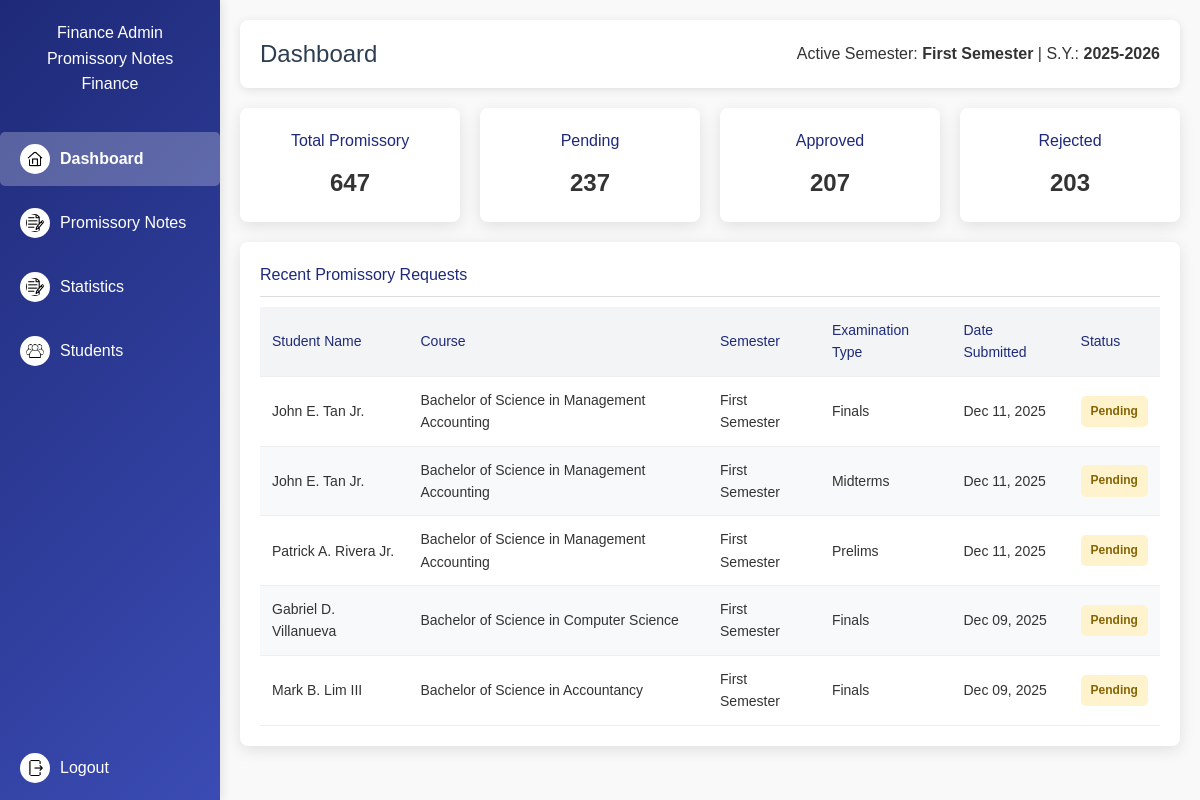
Page /finance/dashboard (signed in) on the committed database.
### models.py (models this page shows, shortened)
class ActiveSettings(db.Model):
    id = db.Column(db.Integer, primary_key=True)
    active_semester = db.Column(db.String(50), default="Not Set")
    active_school_year = db.Column(db.String(20), default="Not Set")
    updated_at = db.Column(
        db.DateTime, default=datetime.utcnow, onupdate=datetime.utcnow)

class PromissoryRequest(db.Model):
    id = db.Column(db.Integer, primary_key=True)
    student_id = db.Column(db.Integer, db.ForeignKey(
        'account.id'), nullable=False)
    student = db.relationship("Account", backref="promissory_requests")
    year_level = db.Column(db.String(20), nullable=False)
    course = db.Column(db.String(100), nullable=False)
    email = db.Column(db.String(100), nullable=False)
    reason_text = db.Column(db.Text)
    reason_doc = db.Column(db.String(255))
    valid_id = db.Column(db.String(255))
    semester_type = db.Column(db.String(50))
    semester = db.Column(db.String(50))
    school_year = db.Column(db.String(20))
    status = db.Column(db.String(20), default="Pending")
    comments = db.Column(db.Text)
    requested_at = db.Column(db.DateTime, default=datetime.utcnow)

### finance_routes.py (the view)
@finance_bp.route("/dashboard")
@require_role("Finance")
def dashboard():
    active_semester, active_school_year = get_active_settings()
    base_query = PromissoryRequest.query.filter_by(
        semester=active_semester,
        school_year=active_school_year
    )
    data = {
        "total_promissory": base_query.count(),
        "total_pending": base_query.filter_by(status="Pending").count(),
        "total_approved": base_query.filter_by(status="Approved").count(),
        "total_rejected": base_query.filter_by(status="Rejected").count(),
    }
    recent_requests = base_query.join(
        Account, PromissoryRequest.student_id == Account.id
    ).filter(PromissoryRequest.status == "Pending")\
     .order_by(PromissoryRequest.requested_at.desc())\
     .limit(5).all()
    recent_requests = [{
        "student_name": f"{r.student.first_name} {r.student.middle_name or ''} {r.student.last_name} {r.student.suffix or ''}",
        "course": r.course,
        "semester": r.semester,
        "semester_type": r.semester_type,
        "date_submitted": r.requested_at,
        "status": r.status
    } for r in recent_requests]
    return render_template(
        "finance/dashboard.html",
        finance_user=session.get("user_name", "Finance User"),
        active_semester=active_semester,
        active_school_year=active_school_year,
        data=data,
        recent_requests=recent_requests
    )

### app.py (called while the page is built)
@app.before_request
def protect_admin_routes():
    if request.path.startswith("/admin"):
        if "user_id" not in session or session.get("role") != "Admin":
            flash("Admin access required.", "danger")
            return redirect(url_for("login"))

### finance_routes.py (called while the page is built)
def require_role(role=None):
    def wrapper(func):
        @wraps(func)
        def decorated_function(*args, **kwargs):
            if "user_id" not in session:
                flash("Please log in first.", "warning")
                return redirect(url_for("login"))
            if role and session.get("role") != role:
                flash("Access denied.", "danger")
                return redirect(url_for("login"))
            return func(*args, **kwargs)
        return decorated_function
    return wrapper

def get_active_settings():
    settings = ActiveSettings.query.first()
    return (
        settings.active_semester if settings else "Not Set",
        settings.active_school_year if settings else "Not Set"
    )

### templates/finance/dashboard.html (shortened to what this page needs)
<!DOCTYPE html>
<html lang="en">
<head>
</head>
<body>
  <nav class="sidebar" id="sidebar">
    <h2>{{ finance_user }}<br>Promissory Notes<br>Finance</h2>
    <a href="{{ url_for('finance.dashboard') }}" class="{% if request.endpoint == 'finance.dashboard' %}active{% endif %}">
      <img src="{{ url_for('static', filename='images/dashboard.png') }}" class="icon" alt="Dashboard Icon"> Dashboard
    </a>
    <a href="{{ url_for('finance.promissory_notes') }}" class="{% if request.endpoint == 'finance.promissory_notes' %}active{% endif %}">
      <img src="{{ url_for('static', filename='images/notes.png') }}" class="icon" alt="Notes Icon"> Promissory Notes
    </a>
    <a href="{{ url_for('finance.all_promissory') }}" class="{% if request.endpoint == 'finance.all_promissory' %}active{% endif %}">
      <img src="{{ url_for('static', filename='images/notes.png') }}" class="icon" alt="Statistics Icon"> Statistics
    </a>
    <a href="{{ url_for('finance.students_promissory') }}" class="{% if request.endpoint=='finance.students_promissory' %}active{% endif %}">
      <img src="{{ url_for('static', filename='images/students.png') }}" class="icon" alt="Students Icon"> Students
    </a>
    <a href="{{ url_for('finance.logout') }}" class="logout-btn">
      <img src="{{ url_for('static', filename='images/logout.png') }}" class="icon" alt="Logout Icon"> Logout
    </a>
  </nav>
  <main class="main-content">
    <header class="header">
      <h2>Dashboard</h2>
      <div>Active Semester: <strong>{{ active_semester }}</strong> | S.Y.: <strong>{{ active_school_year }}</strong></div>
    </header>
    <section class="cards">
      <div class="card">
        <h3>Total Promissory</h3>
        <p>{{ data.total_promissory }}</p>
      </div>
      <div class="card">
        <h3>Pending</h3>
        <p>{{ data.total_pending }}</p>
      </div>
      <div class="card">
        <h3>Approved</h3>
        <p>{{ data.total_approved }}</p>
      </div>
      <div class="card">
        <h3>Rejected</h3>
        <p>{{ data.total_rejected }}</p>
      </div>
    </section>
    <section class="table-card">
      <h3>Recent Promissory Requests</h3>
      <table>
        <thead>
          <tr>
            <th>Student Name</th>
            <th>Course</th>
            <th>Semester</th>
            <th>Examination Type</th>
            <th>Date Submitted</th>
            <th>Status</th>
          </tr>
        </thead>
        <tbody>
          {% if recent_requests %}
            {% for req in recent_requests %}
              <tr>
                <td>{{ req.student_name }}</td>
                <td>{{ req.course }}</td>
                <td>{{ req.semester }}</td>
                <td>{{ req.semester_type }}</td>
                <td>{{ req.date_submitted.strftime('%b %d, %Y') }}</td>
                <td><span class="status {{ req.status|lower }}">{{ req.status }}</span></td>
              </tr>
            {% endfor %}
          {% else %}
            <tr>
              <td colspan="6" class="no-data">No recent requests found.</td>
            </tr>
          {% endif %}
        </tbody>
      </table>
    </section>
  </main>
</body>
</html>

### templates/finance/dashboard.html (style rules this page uses)
* { margin: 0; padding: 0; box-sizing: border-box; }
body { font-family: 'Arial', sans-serif; line-height: 1.6; color: #333; background-color: #f9f9f9; }
.sidebar { width: 220px; height: 100vh; background: linear-gradient(135deg, #1e2a78, #3a4bb3); color: #fff; position: fixed; top: 0; left: 0; padding-top: 20px; display: flex; flex-direction: column; box-shadow: 2px 0 10px rgba(0, 0, 0, 0.1); transition: transform 0.3s ease; }
.sidebar h2 { text-align: center; font-size: 16px; margin: 0 10px 30px; font-weight: 300; overflow: hidden; text-overflow: ellipsis; white-space: nowrap; }
.sidebar a { display: flex; align-items: center; padding: 12px 20px; color: #fff; text-decoration: none; margin: 5px 0; border-radius: 5px; transition: background-color 0.3s ease; }
.sidebar img.icon { width: 30px; height: 30px; margin-right: 10px; background: #fff; border-radius: 50%; padding: 6px; }
.logout-btn { position: absolute; bottom: 0; left: 0; right: 0; padding: 12px 20px; }
.sidebar a.active { background-color: rgba(255, 255, 255, 0.25); font-weight: 600; }
.main-content { margin-left: 220px; padding: 20px; min-height: 100vh; }
.header { display: flex; justify-content: space-between; align-items: center; background: #fff; padding: 15px 20px; border-radius: 8px; box-shadow: 0 2px 10px rgba(0, 0, 0, 0.1); margin-bottom: 20px; flex-wrap: wrap; gap: 10px; }
.header h2 { font-weight: 300; color: #2c3e50; }
.cards { display: grid; grid-template-columns: repeat(auto-fit, minmax(160px, 1fr)); gap: 20px; margin: 20px 0; }
.card { background: #fff; border-radius: 8px; box-shadow: 0 4px 15px rgba(0,0,0,0.1); padding: 20px; text-align: center; transition: transform 0.2s ease; }
.card h3 { margin: 0; font-size: 16px; color: #1e2a78; font-weight: 300; }
.card p { margin: 10px 0 0; font-size: 24px; font-weight: 600; color: #333; }
.table-card { background: #fff; border-radius: 8px; box-shadow: 0 4px 15px rgba(0,0,0,0.1); padding: 20px; margin-top: 20px; overflow-x: auto; }
.table-card h3 { color: #1e2a78; font-size: 16px; font-weight: 300; border-bottom: 1px solid #ddd; padding-bottom: 8px; margin-top: 0; }
table { width: 100%; border-collapse: collapse; margin-top: 10px; }
th, td { border-bottom: 1px solid #eee; text-align: left; padding: 12px; font-size: 14px; }
th { background: #f3f4f6; color: #1e2a78; font-weight: 500; }
tbody tr:nth-child(even) { background: #f8f9fa; }
.status { padding: 6px 10px; border-radius: 5px; font-weight: 600; font-size: 12px; text-transform: capitalize; display: inline-block; }
.pending { background: #fff3cd; color: #856404; }

### rows in the picture
ActiveSettings: active_semester "First Semester", active_school_year "2025-2026"
PromissoryRequest: student_name "John E. Tan Jr.", course "Bachelor of Science in Management Accounting", semester "First Semester", semester_type "Finals", date_submitted "Dec 11, 2025", status "Pending"
PromissoryRequest: student_name "John E. Tan Jr.", course "Bachelor of Science in Management Accounting", semester "First Semester", semester_type "Midterms", date_submitted "Dec 11, 2025", status "Pending"
PromissoryRequest: student_name "Patrick A. Rivera Jr.", course "Bachelor of Science in Management Accounting", semester "First Semester", semester_type "Prelims", date_submitted "Dec 11, 2025", status "Pending"
PromissoryRequest: student_name "Gabriel D. Villanueva", course "Bachelor of Science in Computer Science", semester "First Semester", semester_type "Finals", date_submitted "Dec 09, 2025", status "Pending"
PromissoryRequest: student_name "Mark B. Lim III", course "Bachelor of Science in Accountancy", semester "First Semester", semester_type "Finals", date_submitted "Dec 09, 2025", status "Pending"

### other values in the picture
{{ finance_user }} "Finance Admin"
{{ data.total_promissory }} "647"
{{ data.total_pending }} "237"
{{ data.total_approved }} "207"
{{ data.total_rejected }} "203"
